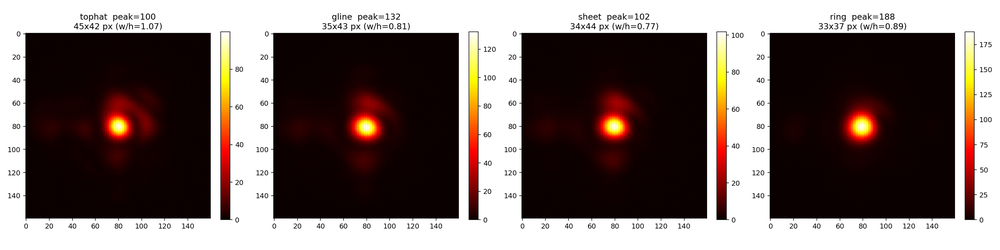
#> input picture data/shape_diff_shapes.png, 1000 x 250 px, shrunk from 2800 x 700 before the run
$ python bmp_to_color.py ../data/shape_diff_shapes.png
#> lines starting #> are read from the running program, lines starting #| are printed output that depends on the picture
"""Convert 8-bit grayscale BMP camera captures into colored PNG heatmaps.

Usage::

    # Single file (output next to input, same stem, .png)
    uv run python processing/bmp_to_color.py data/sheet/testfile_sheet_after.bmp

    # Explicit output path
    uv run python processing/bmp_to_color.py input.bmp --out /tmp/out.png

    # Batch: every BMP under a directory (recursive)
    uv run python processing/bmp_to_color.py data/sheet/ --recursive

    # Custom colormap + label
    uv run python processing/bmp_to_color.py input.bmp --cmap inferno

Flags:
    --cmap NAME       matplotlib colormap (default: hot)
    --out PATH        output path (single-file mode only)
    --out-dir DIR     destination directory for batch mode (mirrors input layout)
    --recursive       when input is a directory, walk it recursively
    --no-colorbar     drop the colorbar / title / axes (pure heatmap image)
    --vmax INT        clamp color scale to [0, vmax] instead of per-image max
"""
from __future__ import annotations

import argparse
import sys
from pathlib import Path

import numpy as np
from PIL import Image
import matplotlib
matplotlib.use("Agg")
import matplotlib.pyplot as plt


def load_bmp(path: Path) -> np.ndarray:
    return np.asarray(Image.open(path).convert("L"), dtype=np.uint8)
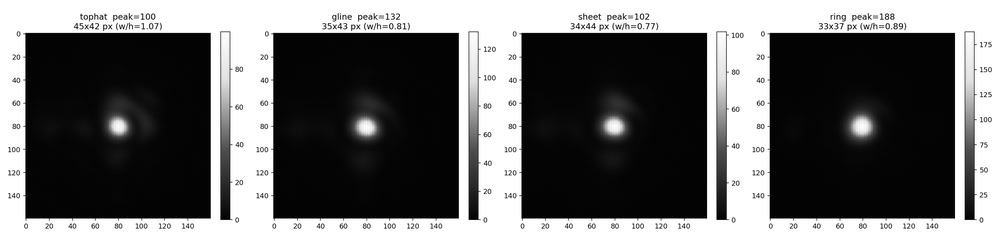
#> returned value: shape (250, 1000); min 0, max 255, mean 111.7


def convert(
    bmp_path: Path,
    out_path: Path,
    cmap: str,
    colorbar: bool,
    vmax: int | None,
) -> None:
    img = load_bmp(bmp_path)
    vmax_use = int(vmax) if vmax is not None else int(img.max())
#> vmax_use = 255
    vmax_use = max(vmax_use, 1)

    out_path.parent.mkdir(parents=True, exist_ok=True)

    if not colorbar:
        # Pure heatmap (no axes, no borders): identical pixel grid,
        # colors sampled from the requested cmap.
        cm = matplotlib.colormaps[cmap]
        norm = np.clip(img.astype(np.float32) / vmax_use, 0.0, 1.0)
        rgba = (cm(norm) * 255).astype(np.uint8)
        Image.fromarray(rgba[..., :3], mode="RGB").save(out_path, format="PNG")
    else:
        fig, ax = plt.subplots(figsize=(10, 8))
        im = ax.imshow(img, cmap=cmap, vmin=0, vmax=vmax_use)
        ax.set_title(
            f"{bmp_path.name}\n"
            f"shape={img.shape} min={int(img.min())} "
            f"max={int(img.max())} mean={img.mean():.2f}"
        )
        ax.set_xticks([])
        ax.set_yticks([])
        plt.colorbar(im, ax=ax, fraction=0.046, pad=0.04)
        fig.savefig(out_path, dpi=150, bbox_inches="tight")
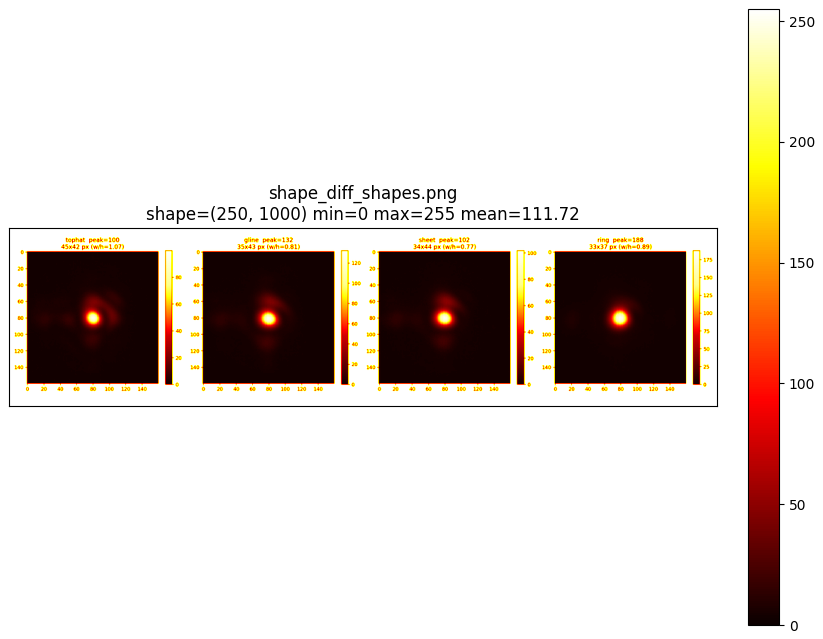
#> figure drawn by matplotlib, 2 panels
        plt.close(fig)

    print(f"{bmp_path} -> {out_path}")


def resolve_outputs(
    inputs: list[Path],
    root: Path | None,
    out: Path | None,
    out_dir: Path | None,
) -> list[tuple[Path, Path]]:
    if len(inputs) == 1 and out is not None:
        return [(inputs[0], out)]

    if out_dir is None:
        return [(p, p.with_suffix(".png")) for p in inputs]

    pairs = []
    for p in inputs:
        if root is not None:
            rel = p.relative_to(root)
        else:
            rel = Path(p.name)
        pairs.append((p, (out_dir / rel).with_suffix(".png")))
    return pairs


def main():
    ap = argparse.ArgumentParser(
        description="Convert grayscale BMP captures to colored PNG heatmaps."
    )
    ap.add_argument("input", type=Path,
                    help="BMP file or directory containing BMPs.")
    ap.add_argument("--out", type=Path, default=None,
                    help="Output PNG path (single-file mode).")
    ap.add_argument("--out-dir", type=Path, default=None,
                    help="Output directory (batch mode, mirrors input layout).")
    ap.add_argument("--cmap", default="hot",
                    help="matplotlib colormap name (default: hot).")
    ap.add_argument("--recursive", action="store_true",
                    help="Recurse when input is a directory.")
    ap.add_argument("--no-colorbar", action="store_true",
                    help="Emit pure heatmap image (no axes/colorbar/title).")
    ap.add_argument("--vmax", type=int, default=None,
                    help="Clamp color scale to [0, VMAX] instead of per-image max.")
    args = ap.parse_args()

    src: Path = args.input
    if not src.exists():
        print(f"ERROR: input not found: {src}", file=sys.stderr)
        sys.exit(1)

    if src.is_file():
        inputs = [src]
        root = None
    else:
        pattern = "**/*.bmp" if args.recursive else "*.bmp"
        inputs = sorted(src.glob(pattern))
        root = src
        if not inputs:
            print(f"ERROR: no BMPs found under {src}", file=sys.stderr)
            sys.exit(1)

    pairs = resolve_outputs(inputs, root, args.out, args.out_dir)
    for bmp, png in pairs:
        convert(bmp, png, args.cmap, not args.no_colorbar, args.vmax)


if __name__ == "__main__":
    main()
